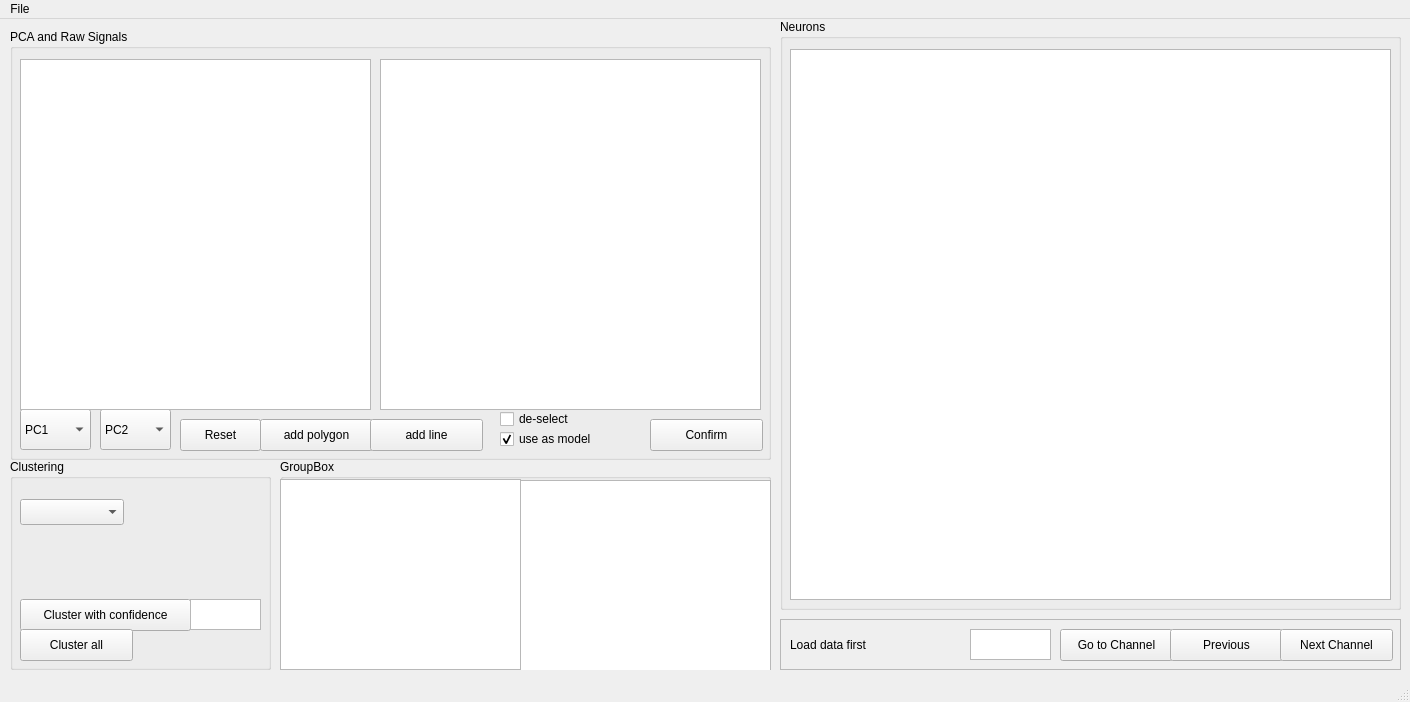
<?xml version="1.0" encoding="UTF-8"?>
<ui version="4.0">
 <class>MainWindow</class>
 <widget class="QMainWindow" name="MainWindow">
  <property name="geometry">
   <rect>
    <x>0</x>
    <y>0</y>
    <width>1410</width>
    <height>702</height>
   </rect>
  </property>
  <property name="windowTitle">
   <string>MainWindow</string>
  </property>
  <widget class="QWidget" name="centralwidget">
   <widget class="QGroupBox" name="group_Units">
    <property name="geometry">
     <rect>
      <x>780</x>
      <y>0</y>
      <width>621</width>
      <height>591</height>
     </rect>
    </property>
    <property name="title">
     <string>Neurons</string>
    </property>
    <widget class="PlotWidget" name="graphicsView_units">
     <property name="geometry">
      <rect>
       <x>10</x>
       <y>30</y>
       <width>601</width>
       <height>551</height>
      </rect>
     </property>
    </widget>
   </widget>
   <widget class="QGroupBox" name="group_PCA">
    <property name="geometry">
     <rect>
      <x>10</x>
      <y>10</y>
      <width>761</width>
      <height>431</height>
     </rect>
    </property>
    <property name="title">
     <string>PCA and Raw Signals</string>
    </property>
    <widget class="QComboBox" name="comboBox_PC1">
     <property name="geometry">
      <rect>
       <x>10</x>
       <y>380</y>
       <width>71</width>
       <height>41</height>
      </rect>
     </property>
     <item>
      <property name="text">
       <string>PC1</string>
      </property>
     </item>
     <item>
      <property name="text">
       <string>PC2</string>
      </property>
     </item>
     <item>
      <property name="text">
       <string>PC3</string>
      </property>
     </item>
     <item>
      <property name="text">
       <string>PC4</string>
      </property>
     </item>
    </widget>
    <widget class="QComboBox" name="comboBox_PC2">
     <property name="geometry">
      <rect>
       <x>90</x>
       <y>380</y>
       <width>71</width>
       <height>41</height>
      </rect>
     </property>
     <item>
      <property name="text">
       <string>PC2</string>
      </property>
     </item>
     <item>
      <property name="text">
       <string>PC1</string>
      </property>
     </item>
     <item>
      <property name="text">
       <string>PC3</string>
      </property>
     </item>
     <item>
      <property name="text">
       <string>PC4</string>
      </property>
     </item>
    </widget>
    <widget class="QPushButton" name="pushButton_Polygon">
     <property name="geometry">
      <rect>
       <x>250</x>
       <y>390</y>
       <width>113</width>
       <height>32</height>
      </rect>
     </property>
     <property name="text">
      <string>add polygon</string>
     </property>
    </widget>
    <widget class="QPushButton" name="pushButton_Line">
     <property name="geometry">
      <rect>
       <x>360</x>
       <y>390</y>
       <width>113</width>
       <height>32</height>
      </rect>
     </property>
     <property name="text">
      <string>add line</string>
     </property>
    </widget>
    <widget class="QPushButton" name="pushButton_Confirm">
     <property name="geometry">
      <rect>
       <x>640</x>
       <y>390</y>
       <width>113</width>
       <height>32</height>
      </rect>
     </property>
     <property name="text">
      <string>Confirm</string>
     </property>
    </widget>
    <widget class="QCheckBox" name="checkBox_deselect">
     <property name="geometry">
      <rect>
       <x>490</x>
       <y>380</y>
       <width>87</width>
       <height>20</height>
      </rect>
     </property>
     <property name="text">
      <string>de-select</string>
     </property>
    </widget>
    <widget class="QCheckBox" name="checkBox_useasmodel">
     <property name="geometry">
      <rect>
       <x>490</x>
       <y>400</y>
       <width>111</width>
       <height>20</height>
      </rect>
     </property>
     <property name="text">
      <string>use as model</string>
     </property>
     <property name="checked">
      <bool>true</bool>
     </property>
    </widget>
    <widget class="PlotWidget" name="graphicsView_pca">
     <property name="geometry">
      <rect>
       <x>10</x>
       <y>30</y>
       <width>351</width>
       <height>351</height>
      </rect>
     </property>
    </widget>
    <widget class="PlotWidget" name="graphicsView_raw">
     <property name="geometry">
      <rect>
       <x>370</x>
       <y>30</y>
       <width>381</width>
       <height>351</height>
      </rect>
     </property>
    </widget>
    <widget class="QPushButton" name="pushButton">
     <property name="geometry">
      <rect>
       <x>170</x>
       <y>390</y>
       <width>81</width>
       <height>32</height>
      </rect>
     </property>
     <property name="text">
      <string>Reset</string>
     </property>
    </widget>
   </widget>
   <widget class="QGroupBox" name="group_Methods">
    <property name="geometry">
     <rect>
      <x>10</x>
      <y>440</y>
      <width>261</width>
      <height>211</height>
     </rect>
    </property>
    <property name="title">
     <string>Clustering</string>
    </property>
    <widget class="QComboBox" name="comboBox_ClusterMethods">
     <property name="geometry">
      <rect>
       <x>10</x>
       <y>40</y>
       <width>104</width>
       <height>26</height>
      </rect>
     </property>
    </widget>
    <widget class="QPushButton" name="pushButton_sortsafe">
     <property name="geometry">
      <rect>
       <x>10</x>
       <y>140</y>
       <width>171</width>
       <height>32</height>
      </rect>
     </property>
     <property name="text">
      <string>Cluster with confidence</string>
     </property>
    </widget>
    <widget class="QPushButton" name="pushButton_sortall">
     <property name="geometry">
      <rect>
       <x>10</x>
       <y>170</y>
       <width>113</width>
       <height>32</height>
      </rect>
     </property>
     <property name="text">
      <string>Cluster all</string>
     </property>
    </widget>
    <widget class="QTextEdit" name="textEdit_sortsafe">
     <property name="geometry">
      <rect>
       <x>180</x>
       <y>140</y>
       <width>71</width>
       <height>31</height>
      </rect>
     </property>
    </widget>
   </widget>
   <widget class="QFrame" name="frame_Channel">
    <property name="geometry">
     <rect>
      <x>780</x>
      <y>600</y>
      <width>621</width>
      <height>51</height>
     </rect>
    </property>
    <property name="frameShape">
     <enum>QFrame::StyledPanel</enum>
    </property>
    <property name="frameShadow">
     <enum>QFrame::Raised</enum>
    </property>
    <widget class="QLabel" name="label_channel">
     <property name="geometry">
      <rect>
       <x>10</x>
       <y>10</y>
       <width>171</width>
       <height>31</height>
      </rect>
     </property>
     <property name="text">
      <string>Load data first</string>
     </property>
    </widget>
    <widget class="QTextEdit" name="textEdit_channel">
     <property name="geometry">
      <rect>
       <x>190</x>
       <y>10</y>
       <width>81</width>
       <height>31</height>
      </rect>
     </property>
    </widget>
    <widget class="QPushButton" name="pushButton_gotochannel">
     <property name="geometry">
      <rect>
       <x>280</x>
       <y>10</y>
       <width>113</width>
       <height>32</height>
      </rect>
     </property>
     <property name="text">
      <string>Go to Channel</string>
     </property>
    </widget>
    <widget class="QPushButton" name="pushButton_previouschannel">
     <property name="geometry">
      <rect>
       <x>390</x>
       <y>10</y>
       <width>113</width>
       <height>32</height>
      </rect>
     </property>
     <property name="text">
      <string>Previous</string>
     </property>
    </widget>
    <widget class="QPushButton" name="pushButton_nextchannel">
     <property name="geometry">
      <rect>
       <x>500</x>
       <y>10</y>
       <width>113</width>
       <height>32</height>
      </rect>
     </property>
     <property name="text">
      <string>Next Channel</string>
     </property>
    </widget>
   </widget>
   <widget class="QGroupBox" name="groupBox">
    <property name="geometry">
     <rect>
      <x>280</x>
      <y>440</y>
      <width>491</width>
      <height>211</height>
     </rect>
    </property>
    <property name="title">
     <string>GroupBox</string>
    </property>
    <widget class="PlotWidget" name="graphicsView">
     <property name="geometry">
      <rect>
       <x>0</x>
       <y>20</y>
       <width>241</width>
       <height>191</height>
      </rect>
     </property>
    </widget>
    <widget class="PlotWidget" name="graphicsView_2">
     <property name="geometry">
      <rect>
       <x>240</x>
       <y>21</y>
       <width>251</width>
       <height>191</height>
      </rect>
     </property>
    </widget>
   </widget>
  </widget>
  <widget class="QMenuBar" name="menubar">
   <property name="geometry">
    <rect>
     <x>0</x>
     <y>0</y>
     <width>1410</width>
     <height>24</height>
    </rect>
   </property>
   <widget class="QMenu" name="menuFile">
    <property name="title">
     <string>File</string>
    </property>
    <addaction name="actionLoadFolder"/>
   </widget>
   <addaction name="menuFile"/>
  </widget>
  <widget class="QStatusBar" name="statusbar"/>
  <action name="actionLoadFolder">
   <property name="text">
    <string>Load folder</string>
   </property>
   <property name="statusTip">
    <string>Load a folder</string>
   </property>
   <property name="shortcut">
    <string>Ctrl+O</string>
   </property>
  </action>
 </widget>
 <customwidgets>
  <customwidget>
   <class>PlotWidget</class>
   <extends>QGraphicsView</extends>
   <header location="global">pyqtgraph.h</header>
  </customwidget>
 </customwidgets>
 <resources/>
 <connections/>
</ui>
